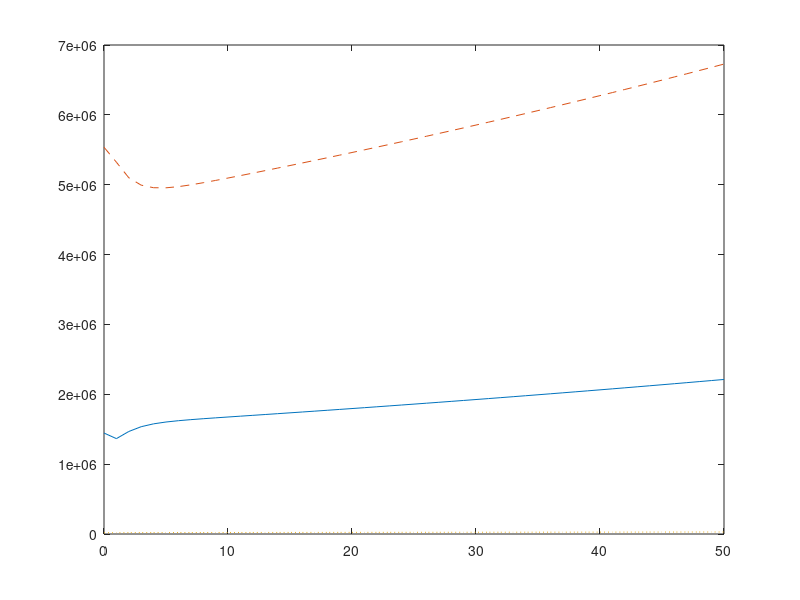

Reproduce this figure in MATLAB.
% Years taken into consideration for the projection
years = 50;

% Creation of three zero row vectors based on loggerhead turtle's life stages
hatchling = zeros(1, years+1);
youth = zeros(1,years+1);
adult = zeros(1, years+1);

% Initialize the defined row vectors with initial values
hatchling(1) = 1445570;
youth (1) = 5536790;
adult(1) = 17640;

% For loop to predict calculate the future projection of each stage upto the
% Number of years entered by the user
for i = 1:years
    hatchling(i+1) = (77.4*adult(i));
    youth(i+1) = (0.675*hatchling(i)) + (0.785*youth(i));
    adult(i+1) = (0.000847*youth(i)) + (0.809*adult(i));
end

% Plotting the predicted evolution of each stages on single axis
plot(0:years, hatchling, 0:years, youth,'--', 0:years, adult,':')
